Frame 1 (no input): blank canvas, image omitted
Frame 60 (the mouse pressed at the canvas centre just before this capture): blank canvas, image omitted
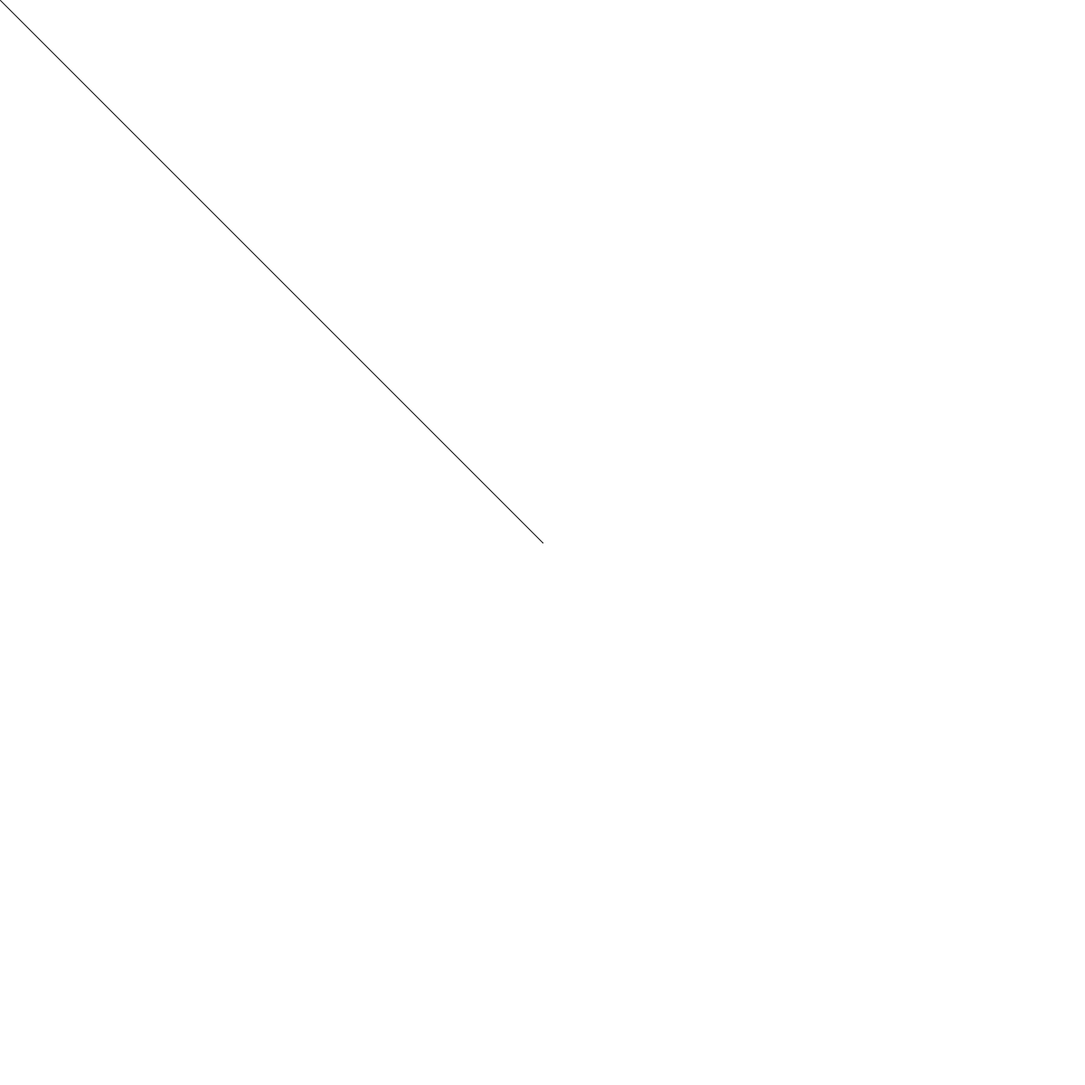
Frame 120 (the mouse held since frame 60 and released just before this capture)

The Processing sketch whose frames 1 and 60 were blank and that drew this single picture after the mouse press (run headless with seeded random() and noise(); from frame 60 on, the mouse is pressed at the canvas centre):

// Processing sketch: processing_171099
// ── processing_171099.pde

int x, y;
int value1 = 250;
int value2 = 40;
int strokkke = 1;
void setup (){
  size (1200, 1200);
  background (255); 
}
void draw (){
//IF per les tecles i els seus resultats
  if (keyPressed){
    if(key == 'r'){
        background(random(255),0,0);
    }
    else if(key == 'g'){
        background(0,random(255),0);
    }
    else if(key == 'b'){
        background(0,0,random(255));
    }
    else if (key == 'a'){
        background(random(255),random(255),random(255));
    }
    else if (key == 'w'){
        background(255,255,255);
    }
    else if (key == 'e'){
      fill(random(255),random(255),random(255));
      ellipse(value1,value1,value2,value2);
    }
   
  }
  // IF per dibuixar amb el llapis quan estigui cliclat.
  if (mousePressed){
  strokeWeight(strokkke);
  line (mouseX, mouseY, pmouseX, pmouseY);
  }
  //IF perque les rodones aleatories segueixin el ratolí
  if(mousePressed){
    value1 = mouseX;
    value2 = mouseY;
  }
 
}
// IF perque l'amplada del llapís vagi variant amb les tecles + i -
void keyPressed() {
   if (key == '+'){
      strokkke = strokkke +1;      
    }
    else if (key == '-'){
      strokkke = strokkke -1;      
    }
}
